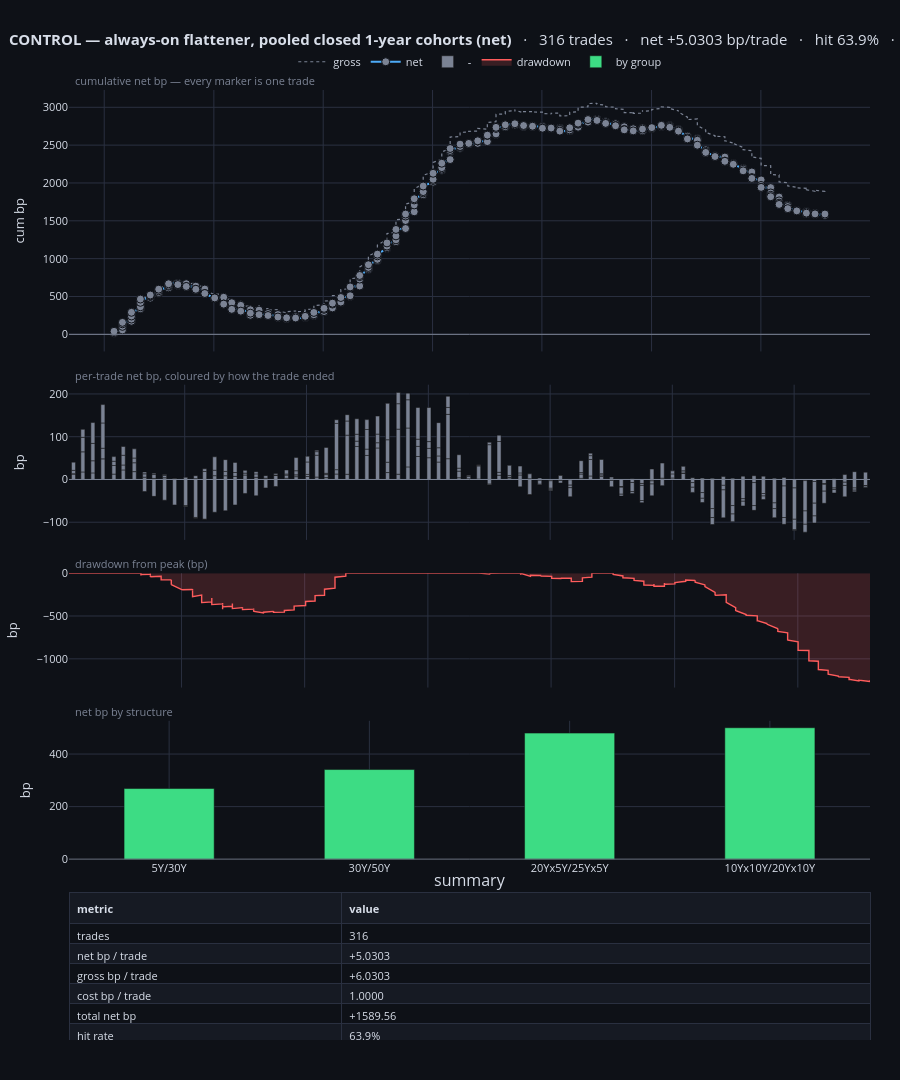

The notebook cell saved with this chart:
### Code cell
trade_dashboard(COHORT_BOOKS[ll.ALWAYS],
                title="CONTROL — always-on flattener, pooled closed 1-year cohorts (net)",
                span_years=SPAN_YEARS, time_col="exit", pnl_col="net_bp",
                unit="bp", side_col="gate_direction")

### Figure 1 — Plotly figure (JSON) as saved in the notebook; plotly's stock layout.template omitted (floating-point values rounded to 4 significant figures; data arrays with more than 128 entries replaced by an {"elided": "..."} marker saying what was removed)
{"data": [{"hoverinfo": "skip", "line": {"color": "#7b8394", "dash": "dot", "width": 1.2}, "mode": "lines", "name": "gross", "type": "scatter", "x": {"elided": "316 str values"}, "xaxis": "x", "y": {"elided": "316 float values"}, "yaxis": "y"}, {"customdata": {"elided": "316x11 str values"}, "hovertemplate": "<b>%{customdata[0]}</b><br>%{customdata[1]}  ·  %{customdata[2]}  ·  <b>%{customdata[3]}</b><br>signal: %{customdata[4]}   secondary: %{customdata[5]}<br>exit: <b>%{customdata[6]}</b> after %{customdata[7]} <br>gross %{customdata[8]} bp   <b>net %{customdata[9]} bp</b><br>cumulative %{customdata[10]} bp<extra></extra>", "line": {"color": "#4dabf7", "width": 2}, "marker": {"color": {"elided": "316 str values"}, "line": {"color": "#0e1117", "width": 1}, "size": 8}, "mode": "lines+markers", "name": "net", "type": "scatter", "x": {"elided": "316 str values"}, "xaxis": "x", "y": {"elided": "316 float values"}, "yaxis": "y"}, {"customdata": {"elided": "316x11 str values"}, "hovertemplate": "<b>%{customdata[0]}</b><br>%{customdata[1]}  ·  %{customdata[2]}  ·  <b>%{customdata[3]}</b><br>signal: %{customdata[4]}   secondary: %{customdata[5]}<br>exit: <b>%{customdata[6]}</b> after %{customdata[7]} <br>gross %{customdata[8]} bp   <b>net %{customdata[9]} bp</b><br>cumulative %{customdata[10]} bp<extra></extra>", "marker": {"color": "#7b8394"}, "name": "-", "type": "bar", "x": {"elided": "316 str values"}, "xaxis": "x2", "y": {"elided": "316 float values"}, "yaxis": "y2"}, {"fill": "tozeroy", "fillcolor": "rgba(255,92,92,0.18)", "hovertemplate": "drawdown %{y:.3f} bp<extra></extra>", "line": {"color": "#ff5c5c", "width": 1.4}, "mode": "lines", "name": "drawdown", "type": "scatter", "x": {"elided": "316 str values"}, "xaxis": "x3", "y": {"elided": "316 float values"}, "yaxis": "y3"}, {"customdata": [[79], [79], [79], [79]], "hovertemplate": "<b>%{x}</b><br>%{customdata[0]} trades<br>total %{y:.3f} bp<extra></extra>", "marker": {"color": ["#3ddc84", "#3ddc84", "#3ddc84", "#3ddc84"]}, "name": "by group", "type": "bar", "x": ["5Y/30Y", "30Y/50Y", "20Yx5Y/25Yx5Y", "10Yx10Y/20Yx10Y"], "xaxis": "x4", "y": [268.8, 341.0, 479.6, 500.1], "yaxis": "y4"}, {"cells": {"align": "left", "fill": {"color": [["#0e1117", "#161a23", "#0e1117", "#161a23", "#0e1117", "#161a23", "#0e1117", "#161a23", "#0e1117", "#161a23", "#0e1117", "#161a23", "#0e1117", "#161a23", "#0e1117", "#161a23", "#0e1117", "#161a23"]]}, "font": {"color": "#d8dee9", "size": 11}, "height": 20, "line": {"color": "#2a3040"}, "values": [["trades", "net bp / trade", "gross bp / trade", "cost bp / trade", "total net bp", "hit rate", "avg win / avg loss", "payoff ratio", "Sharpe / trade", "t-statistic", "best / worst trade", "max drawdown (bp)", "longest win / loss run", "avg hold", "trades / year", "annualised Sharpe"], ["316", "+5.0303", "+6.0303", "1.0000", "+1589.56", "63.9%", "+19.575 / -20.742", "0.944", "0.1699", "3.02", "+108.148 / -93.076", "-1268.42", "73 / 19", "-", "41.5", "1.0948"]]}, "columnwidth": [34, 66], "domain": {"x": [0.0, 1.0], "y": [0.0, 0.1548]}, "header": {"align": "left", "fill": {"color": "#161a23"}, "font": {"color": "#d8dee9", "size": 11}, "line": {"color": "#2a3040"}, "values": ["<b>metric</b>", "<b>value</b>"]}, "type": "table"}], "layout": {"annotations": [{"font": {"color": "#7b8394", "size": 11}, "showarrow": false, "text": "cumulative net bp — every marker is one trade", "x": 0.005, "xanchor": "left", "xref": "paper", "y": 1.0, "yanchor": "bottom", "yref": "paper"}, {"font": {"color": "#7b8394", "size": 11}, "showarrow": false, "text": "per-trade net bp, coloured by how the trade ended", "x": 0.005, "xanchor": "left", "xref": "paper", "y": 0.6898, "yanchor": "bottom", "yref": "paper"}, {"font": {"color": "#7b8394", "size": 11}, "showarrow": false, "text": "drawdown from peak (bp)", "x": 0.005, "xanchor": "left", "xref": "paper", "y": 0.4914, "yanchor": "bottom", "yref": "paper"}, {"font": {"color": "#7b8394", "size": 11}, "showarrow": false, "text": "net bp by structure", "x": 0.005, "xanchor": "left", "xref": "paper", "y": 0.336, "yanchor": "bottom", "yref": "paper"}, {"font": {"size": 16}, "showarrow": false, "text": "summary", "x": 0.5, "xanchor": "center", "xref": "paper", "y": 0.1548, "yanchor": "bottom", "yref": "paper"}], "bargap": 0.55, "font": {"color": "#d8dee9", "size": 11}, "height": 1080, "hoverdistance": 30, "hoverlabel": {"bgcolor": "#161a23", "bordercolor": "#2a3040", "font": {"color": "#d8dee9", "size": 11}}, "hovermode": "closest", "legend": {"bgcolor": "rgba(0,0,0,0)", "orientation": "h", "x": 0.28, "y": 1.045}, "margin": {"b": 40, "l": 60, "r": 30, "t": 90}, "paper_bgcolor": "#0e1117", "plot_bgcolor": "#0e1117", "shapes": [{"line": {"color": "#7b8394", "width": 1}, "type": "line", "x0": 0, "x1": 1, "xref": "x domain", "y0": 0, "y1": 0, "yref": "y"}, {"line": {"color": "#7b8394", "width": 1}, "type": "line", "x0": 0, "x1": 1, "xref": "x2 domain", "y0": 0, "y1": 0, "yref": "y2"}, {"line": {"color": "#7b8394", "width": 1}, "type": "line", "x0": 0, "x1": 1, "xref": "x4 domain", "y0": 0, "y1": 0, "yref": "y4"}], "title": {"font": {"size": 15}, "text": "<b>CONTROL — always-on flattener, pooled closed 1-year cohorts (net)</b>   ·   316 trades   ·   net +5.0303 bp/trade   ·   hit 63.9%   ·   total +1589.56 bp", "x": 0.01}, "xaxis": {"anchor": "y", "domain": [0.0, 1.0], "gridcolor": "#2a3040", "matches": "x4", "showgrid": true, "showspikes": true, "showticklabels": false, "spikecolor": "#7b8394", "spikedash": "dot", "spikemode": "across", "spikesnap": "cursor", "spikethickness": 1, "zeroline": false}, "xaxis2": {"anchor": "y2", "domain": [0.0, 1.0], "gridcolor": "#2a3040", "matches": "x4", "showgrid": true, "showspikes": true, "showticklabels": false, "spikecolor": "#7b8394", "spikedash": "dot", "spikemode": "across", "spikesnap": "cursor", "spikethickness": 1, "zeroline": false}, "xaxis3": {"anchor": "y3", "domain": [0.0, 1.0], "gridcolor": "#2a3040", "matches": "x4", "showgrid": true, "showspikes": true, "showticklabels": false, "spikecolor": "#7b8394", "spikedash": "dot", "spikemode": "across", "spikesnap": "cursor", "spikethickness": 1, "zeroline": false}, "xaxis4": {"anchor": "y4", "domain": [0.0, 1.0], "gridcolor": "#2a3040", "showgrid": true, "showspikes": true, "spikecolor": "#7b8394", "spikedash": "dot", "spikemode": "across", "spikesnap": "cursor", "spikethickness": 1, "zeroline": false}, "yaxis": {"anchor": "x", "domain": [0.7248, 1.0], "gridcolor": "#2a3040", "showgrid": true, "showspikes": true, "spikecolor": "#7b8394", "spikedash": "dot", "spikemode": "toaxis", "spikesnap": "cursor", "spikethickness": 1, "title": {"text": "cum bp"}, "zeroline": false}, "yaxis2": {"anchor": "x2", "domain": [0.5264, 0.6898], "gridcolor": "#2a3040", "showgrid": true, "showspikes": true, "spikecolor": "#7b8394", "spikedash": "dot", "spikemode": "toaxis", "spikesnap": "cursor", "spikethickness": 1, "title": {"text": "bp"}, "zeroline": false}, "yaxis3": {"anchor": "x3", "domain": [0.371, 0.4914], "gridcolor": "#2a3040", "showgrid": true, "showspikes": true, "spikecolor": "#7b8394", "spikedash": "dot", "spikemode": "toaxis", "spikesnap": "cursor", "spikethickness": 1, "title": {"text": "bp"}, "zeroline": false}, "yaxis4": {"anchor": "x4", "domain": [0.1898, 0.336], "gridcolor": "#2a3040", "showgrid": true, "showspikes": true, "spikecolor": "#7b8394", "spikedash": "dot", "spikemode": "toaxis", "spikesnap": "cursor", "spikethickness": 1, "title": {"text": "bp"}, "zeroline": false}}}
